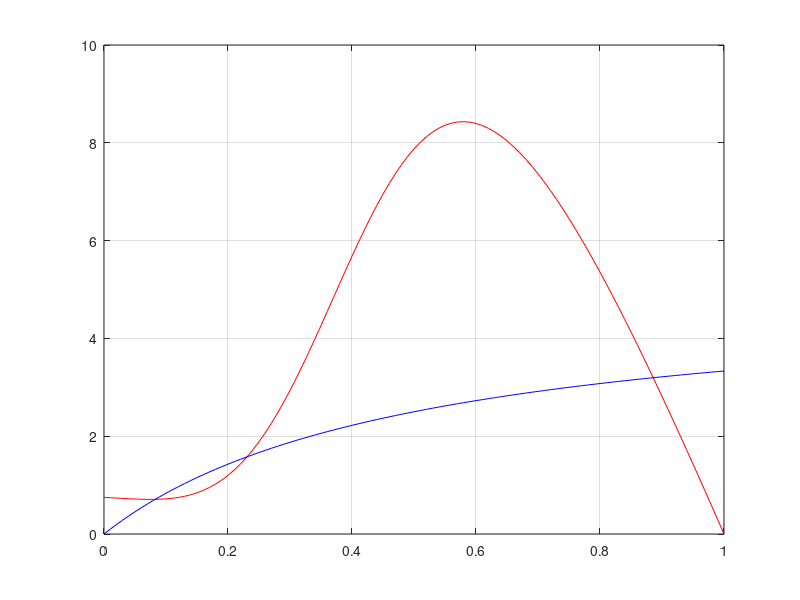

Here is the MATLAB script that generated this plot:
clear; clc;

Astar = 0:0.01:1 ;
S = 0.5:0.5:4;
k_plus = 0.5 ;
kf = 30 ;
Kmf = 0.5 ;
kminus = 5 ;
Kmb = 0.5;
h = 4;

forward_rate = zeros(length(Astar), 1);
backward_rate = zeros(length(Astar), 1);

for i = 1:length(Astar)
    fprintf("[A*] = %f \n", Astar(i));

    forward = (k_plus * S(3) + kf .*  ((Astar(i)^h) ./ (Kmf^h + Astar(i)^h))  ) * (1 - Astar(i));
    backward = kminus .* ((Astar(i))/ (Kmb + Astar(i)));
    
    forward_rate(i) = forward ;
    fprintf("Forward = %f \n", forward(end));
    
    backward_rate(i) = backward ;    
    fprintf("Backward = %f \n", backward(end));

    fprintf("----------------------------------- \n");
end

figure;
plot(Astar, forward_rate, 'r');
hold on;
plot(Astar, backward_rate, 'b');
grid on;